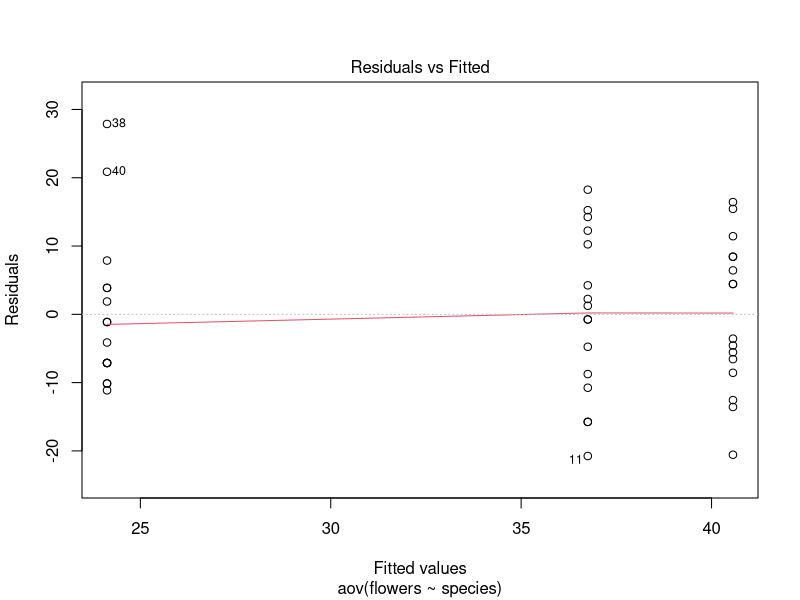

This chart was generated by the following R code:
## ---- chunk 1
library(knitr)
knitr::opts_chunk$set(warning = FALSE, message = FALSE)
## ---- chunk 2
weeds<-read.csv("../../../../resources/datafiles/weeds.csv")
library(tidyverse)
weeds <- rename(weeds, flowers = flowers.m3)
frogsp<-read.csv("../../../../resources/datafiles/frogs.csv", header=TRUE)
enviro<-read.csv("../../../../resources/datafiles/frog_environmental.csv", header=TRUE)
insect <- read.csv("../../../../resources/datafiles/insecticide.csv", header=TRUE)
weeds.aov <- aov(flowers~species, data=weeds)

insect.aov<-aov(species.richness~fragment, data=insect)
shapiro.test(insect.aov$residuals)
bartlett.test(species.richness ~ fragment, data=insect)
## ---- chunk 3
plot(weeds.aov, 1) # using plot number 1 this time
## ---- chunk 4
bartlett.test(flowers ~ species, data = weeds)
## ---- chunk 5
library(car) # install the car package for this test
leveneTest(flowers ~ species, data=weeds)
